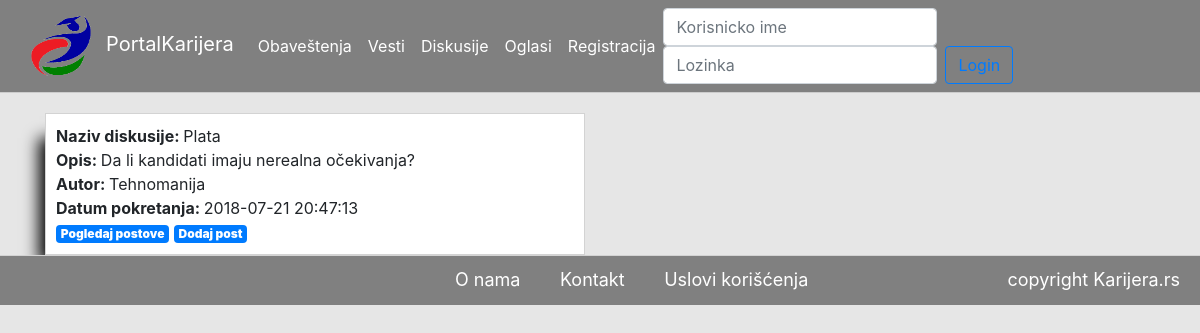
Page /index.php/Diskusije/jednaDiskusija/7 on the committed database.
### tables this page shows
CREATE TABLE IF NOT EXISTS `diskusija` (
  `idDis` int(11) NOT NULL AUTO_INCREMENT,
  `naziv` varchar(45) DEFAULT NULL,
  `opis` varchar(45) DEFAULT NULL,
  `datum` datetime DEFAULT NULL,
  `autor` int(11) DEFAULT NULL,
  `vidljivost` varchar(45) DEFAULT NULL,
  `vidljivostKurs` int(11) DEFAULT NULL,
  `vidljivostGrupa` int(11) DEFAULT NULL,
  `zaBrisanje` varchar(45) DEFAULT NULL,
  `kategorija` int(11) DEFAULT NULL,
  PRIMARY KEY (`idDis`),
  KEY `idDisidKor_idx` (`autor`),
  KEY `idGrupaDiskusije_idx` (`vidljivostGrupa`),
  KEY `idKursDiskusije_idx` (`vidljivostKurs`),
  KEY `idKategorijaidDiskusija_idx` (`kategorija`)
);

CREATE TABLE IF NOT EXISTS `korisnik` (
  `idKor` int(11) NOT NULL AUTO_INCREMENT,
  `korisnicko` varchar(45) DEFAULT NULL,
  `lozinka` varchar(255) DEFAULT NULL,
  `email` varchar(45) DEFAULT NULL,
  `tip` varchar(11) DEFAULT NULL,
  `vidljivostEmail` int(11) DEFAULT NULL,
  `datum` date DEFAULT NULL,
  `cekaOdobrenje` varchar(45) DEFAULT NULL,
  PRIMARY KEY (`idKor`),
  UNIQUE KEY `idKor_UNIQUE` (`idKor`),
  UNIQUE KEY `username_UNIQUE` (`korisnicko`)
);

### application/views/viewTemplate.php (called while the page is built, shortened)
<?php
if($this->session->user == null){
    $this->load->view("headers/guestHeader");
    $this->load->view($middle, $middle_data ?? []);
} else if($this->session->userdata('user')['tip']=="s"){
    $this->load->view("headers/studentHeader");
    $this->load->view($middle, $middle_data ?? []);
    $this->load->view("footers/userFooter",["tip" => "student"]);
} else if($this->session->userdata('user')['tip']== "k"){
    $this->load->view("headers/kompHeader");
    $this->load->view($middle, $middle_data ?? []);
    $this->load->view("footers/userFooter",["tip" => "kompanija"]);
}else if($this->session->userdata('user')['tip']== "a"){
    $this->load->view("headers/adminHeader");
    $this->load->view($middle, $middle_data ?? []);
    $this->load->view("footers/userFooter", ["tip" => "admin"]);
}

### application/controllers/Diskusije.php (called while the page is built, shortened)
<?php
class Diskusije extends CI_Controller {
    public function __construct() {
        $this->load->model('UserModel');
        $this->load->model('DiskusijeModel');
        $this->load->model('SifrarniciModel');
    }
    public function jednaDiskusija($idDis) {
        $diskusija = $this->DiskusijeModel->dohvatiJednuDiskusiju($idDis);
        $data["middle_data"] = ["diskusija" => $diskusija];
        $data["middle"] = "diskusije/diskusija";
        $this->load->view('viewTemplate', $data);
    }
}

### index.php (called while the page is built, shortened)
<?php
require_once BASEPATH.'core/CodeIgniter.php';

### application/models/DiskusijeModel.php (called while the page is built, shortened)
<?php
class DiskusijeModel extends CI_Model {
    public function dohvatiJednuDiskusiju($idDis) {
        $this->db->select('diskusija.*, korisnik.korisnicko as korisnik')
                ->from('diskusija')
                ->join('korisnik', 'korisnik.idKor = diskusija.autor')
                ->where('diskusija.idDis', $idDis);
        $query = $this->db->get();
        return $query->result_array();
    }
}

### application/views/diskusije/diskusija.php (the view, shortened to what this page needs)
<div class="container">
    <div class="row">
        <div class="col-sm">
            <?php
            if (isset($diskusija)) {
                foreach ($diskusija as $d) {
                    ?>
                    <div class="centar">
                        <b>Naziv diskusije: </b><?php echo $d['naziv'] ?></b><br/>
                        <b>Opis: </b><?php echo $d['opis'] ?><br/>
                        <b>Autor: </b><?php echo $d['korisnik'] ?><br/>
                        <b>Datum pokretanja: </b><?php echo $d['datum'] ?><br/>
                        <?php $id = $d['idDis'] ?>
                        <?php echo "<a href='#' class='badge badge-primary' onclick ='postovigrupa($id)'> <b>Pogledaj postove</b></a>" ?>
                        <?php echo "<a href='#' class='badge badge-primary' onclick ='dodajdiv($id)'> <b>Dodaj post</b></a><br/>" ?>
                    </div>
                    <?php
                }
            }
            ?>
        </div>
        <div class="col-sm">
        </div>
    </div>
</div>

### css/styleGuest.css (style rules this page uses)
html { background-color: dimgrey; }
.centar { margin-top: 20px; padding: 10px; border: 1px solid lightgray; box-shadow: -14px 17px 15px -8px rgba(0, 0, 0, 1); background-color: white; overflow:hidden; text-overflow: ellipsis; white-space: nowrap; }

### rows in the picture
diskusija: naziv "Plata", opis "Da li kandidati imaju nerealna očekivanja?", autor.korisnicko "Tehnomanija", datum "2018-07-21 20:47:13"
